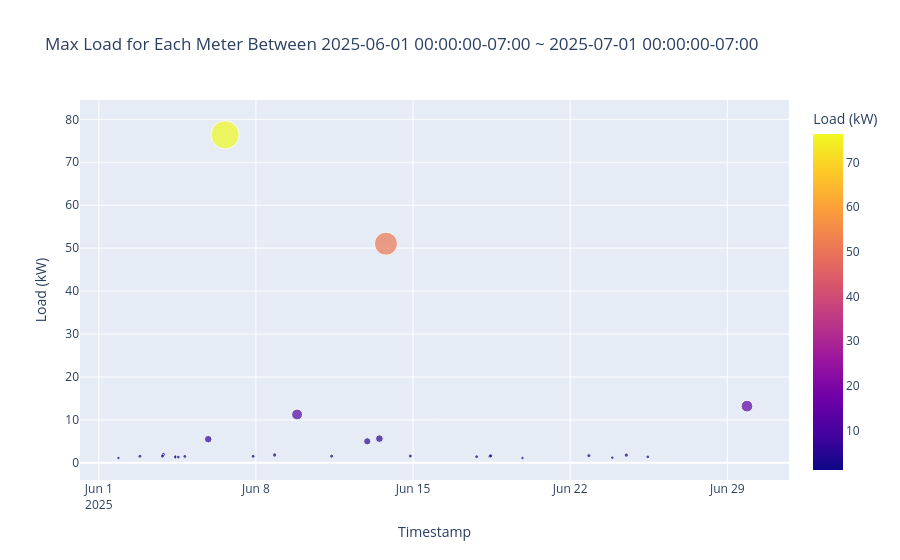

Write notebook code for a chart like this one.
### Markdown cell above
### Non-Coincident Peak

### Code cell
# Compute NCP for each meter.
df_grid_ncp = compute_ncp(df_system)

# Plot NCP meter loads.
plot_scatter(df_grid_ncp, title="Max Load for Each Meter Between {}".format(timerange))

### Figure 1 — Plotly figure (JSON) as saved in the notebook; plotly's stock layout.template omitted (floating-point values rounded to 4 significant figures)
{"data": [{"hovertemplate": "<b>%{hovertext}</b><br><br>Timestamp=%{x}<br>Load (kW)=%{marker.color}<extra></extra>", "hovertext": ["m_1", "m_10", "m_11", "m_12", "m_13", "m_14", "m_15", "m_16", "m_17", "m_18", "m_19", "m_2", "m_20", "m_21", "m_22", "m_23", "m_24", "m_25", "m_26", "m_27", "m_3", "m_4", "m_5", "m_6", "m_7", "m_8", "m_9"], "legendgroup": "", "marker": {"color": [1.491, 11.26, 13.21, 76.39, 1.255, 1.92, 1.407, 1.664, 1.427, 1.589, 1.131, 1.806, 5.022, 1.352, 1.544, 1.502, 51.03, 1.572, 5.641, 1.535, 5.513, 1.209, 1.643, 1.429, 1.564, 1.148, 1.829], "coloraxis": "coloraxis", "size": [1.491, 11.26, 13.21, 76.39, 1.255, 1.92, 1.407, 1.664, 1.427, 1.589, 1.131, 1.806, 5.022, 1.352, 1.544, 1.502, 51.03, 1.572, 5.641, 1.535, 5.513, 1.209, 1.643, 1.429, 1.564, 1.148, 1.829], "sizemode": "area", "sizeref": 0.191, "symbol": "circle"}, "mode": "markers", "name": "", "orientation": "v", "showlegend": false, "type": "scatter", "x": ["2025-06-18T10:00:00.000000", "2025-06-09T20:00:00.000000", "2025-06-29T21:00:00.000000", "2025-06-06T15:00:00.000000", "2025-06-04T10:00:00.000000", "2025-06-03T21:00:00.000000", "2025-06-25T11:00:00.000000", "2025-06-22T20:00:00.000000", "2025-06-04T10:00:00.000000", "2025-06-14T21:00:00.000000", "2025-06-19T21:00:00.000000", "2025-06-24T12:00:00.000000", "2025-06-12T23:00:00.000000", "2025-06-04T13:00:00.000000", "2025-06-02T20:00:00.000000", "2025-06-04T20:00:00.000000", "2025-06-13T19:00:00.000000", "2025-06-03T20:00:00.000000", "2025-06-13T12:00:00.000000", "2025-06-07T21:00:00.000000", "2025-06-05T21:00:00.000000", "2025-06-23T21:00:00.000000", "2025-06-18T11:00:00.000000", "2025-06-17T20:00:00.000000", "2025-06-11T09:00:00.000000", "2025-06-01T21:00:00.000000", "2025-06-08T20:00:00.000000"], "xaxis": "x", "y": [1.491, 11.26, 13.21, 76.39, 1.255, 1.92, 1.407, 1.664, 1.427, 1.589, 1.131, 1.806, 5.022, 1.352, 1.544, 1.502, 51.03, 1.572, 5.641, 1.535, 5.513, 1.209, 1.643, 1.429, 1.564, 1.148, 1.829], "yaxis": "y"}], "layout": {"coloraxis": {"colorbar": {"title": {"text": "Load (kW)"}}, "colorscale": [[0.0, "#0d0887"], [0.1111, "#46039f"], [0.2222, "#7201a8"], [0.3333, "#9c179e"], [0.4444, "#bd3786"], [0.5556, "#d8576b"], [0.6667, "#ed7953"], [0.7778, "#fb9f3a"], [0.8889, "#fdca26"], [1.0, "#f0f921"]]}, "legend": {"itemsizing": "constant", "tracegroupgap": 0}, "title": {"text": "Max Load for Each Meter Between 2025-06-01 00:00:00-07:00 ~ 2025-07-01 00:00:00-07:00"}, "xaxis": {"anchor": "y", "domain": [0.0, 1.0], "title": {"text": "Timestamp"}}, "yaxis": {"anchor": "x", "domain": [0.0, 1.0], "title": {"text": "Load (kW)"}}}}
